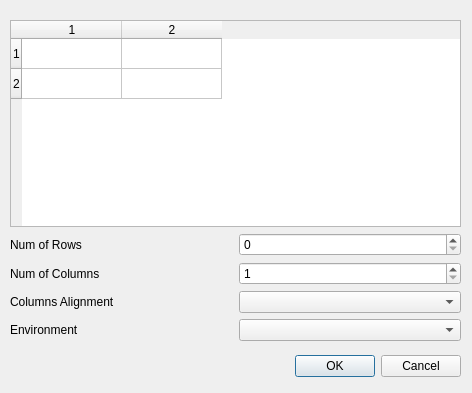
<ui version="4.0" >
 <author></author>
 <comment></comment>
 <exportmacro></exportmacro>
 <class>ArrayDialog</class>
 <widget class="QDialog" name="ArrayDialog" >
  <property name="geometry" >
   <rect>
    <x>0</x>
    <y>0</y>
    <width>472</width>
    <height>393</height>
   </rect>
  </property>
  <widget class="QWidget" name="layoutWidget" >
   <property name="geometry" >
    <rect>
     <x>10</x>
     <y>350</y>
     <width>451</width>
     <height>33</height>
    </rect>
   </property>
   <layout class="QHBoxLayout" >
    <property name="margin" >
     <number>0</number>
    </property>
    <property name="spacing" >
     <number>6</number>
    </property>
    <item>
     <spacer>
      <property name="orientation" >
       <enum>Qt::Horizontal</enum>
      </property>
      <property name="sizeHint" >
       <size>
        <width>131</width>
        <height>31</height>
       </size>
      </property>
     </spacer>
    </item>
    <item>
     <widget class="QPushButton" name="okButton" >
      <property name="text" >
       <string>OK</string>
      </property>
     </widget>
    </item>
    <item>
     <widget class="QPushButton" name="cancelButton" >
      <property name="text" >
       <string>Cancel</string>
      </property>
     </widget>
    </item>
   </layout>
  </widget>
  <widget class="QWidget" name="layoutWidget_2" >
   <property name="geometry" >
    <rect>
     <x>10</x>
     <y>20</y>
     <width>451</width>
     <height>321</height>
    </rect>
   </property>
   <layout class="QGridLayout" >
    <property name="margin" >
     <number>0</number>
    </property>
    <property name="spacing" >
     <number>6</number>
    </property>
    <item row="2" column="0" >
     <widget class="QLabel" name="label_3" >
      <property name="text" >
       <string>Num of Columns</string>
      </property>
     </widget>
    </item>
    <item row="0" column="0" colspan="2" >
     <widget class="QTableWidget" name="tableWidget" >
      <property name="rowCount" >
       <number>2</number>
      </property>
      <property name="columnCount" >
       <number>2</number>
      </property>
     </widget>
    </item>
    <item row="3" column="0" >
     <widget class="QLabel" name="label_2" >
      <property name="text" >
       <string>Columns Alignment</string>
      </property>
     </widget>
    </item>
    <item row="2" column="1" >
     <widget class="QSpinBox" name="spinBoxColumns" >
      <property name="minimum" >
       <number>1</number>
      </property>
     </widget>
    </item>
    <item row="4" column="0" >
     <widget class="QLabel" name="label" >
      <property name="text" >
       <string>Environment</string>
      </property>
     </widget>
    </item>
    <item row="3" column="1" >
     <widget class="QComboBox" name="comboAlignment" >
      <property name="currentIndex" >
       <number>-1</number>
      </property>
      <property name="maxVisibleItems" >
       <number>11</number>
      </property>
     </widget>
    </item>
    <item row="1" column="1" >
     <widget class="QSpinBox" name="spinBoxRows" />
    </item>
    <item row="1" column="0" >
     <widget class="QLabel" name="label_4" >
      <property name="text" >
       <string>Num of Rows</string>
      </property>
     </widget>
    </item>
    <item row="4" column="1" >
     <widget class="QComboBox" name="comboEnvironment" />
    </item>
   </layout>
  </widget>
 </widget>
 <pixmapfunction></pixmapfunction>
 <resources/>
 <connections>
  <connection>
   <sender>okButton</sender>
   <signal>clicked()</signal>
   <receiver>ArrayDialog</receiver>
   <slot>accept()</slot>
   <hints>
    <hint type="sourcelabel" >
     <x>278</x>
     <y>253</y>
    </hint>
    <hint type="destinationlabel" >
     <x>96</x>
     <y>254</y>
    </hint>
   </hints>
  </connection>
  <connection>
   <sender>cancelButton</sender>
   <signal>clicked()</signal>
   <receiver>ArrayDialog</receiver>
   <slot>reject()</slot>
   <hints>
    <hint type="sourcelabel" >
     <x>369</x>
     <y>253</y>
    </hint>
    <hint type="destinationlabel" >
     <x>179</x>
     <y>282</y>
    </hint>
   </hints>
  </connection>
 </connections>
</ui>
